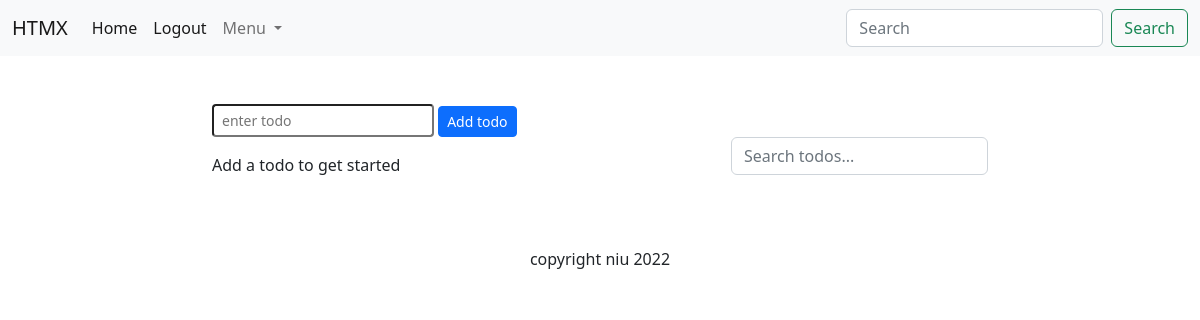
/todos/ (signed in), run on an earlier commit of the app's database.
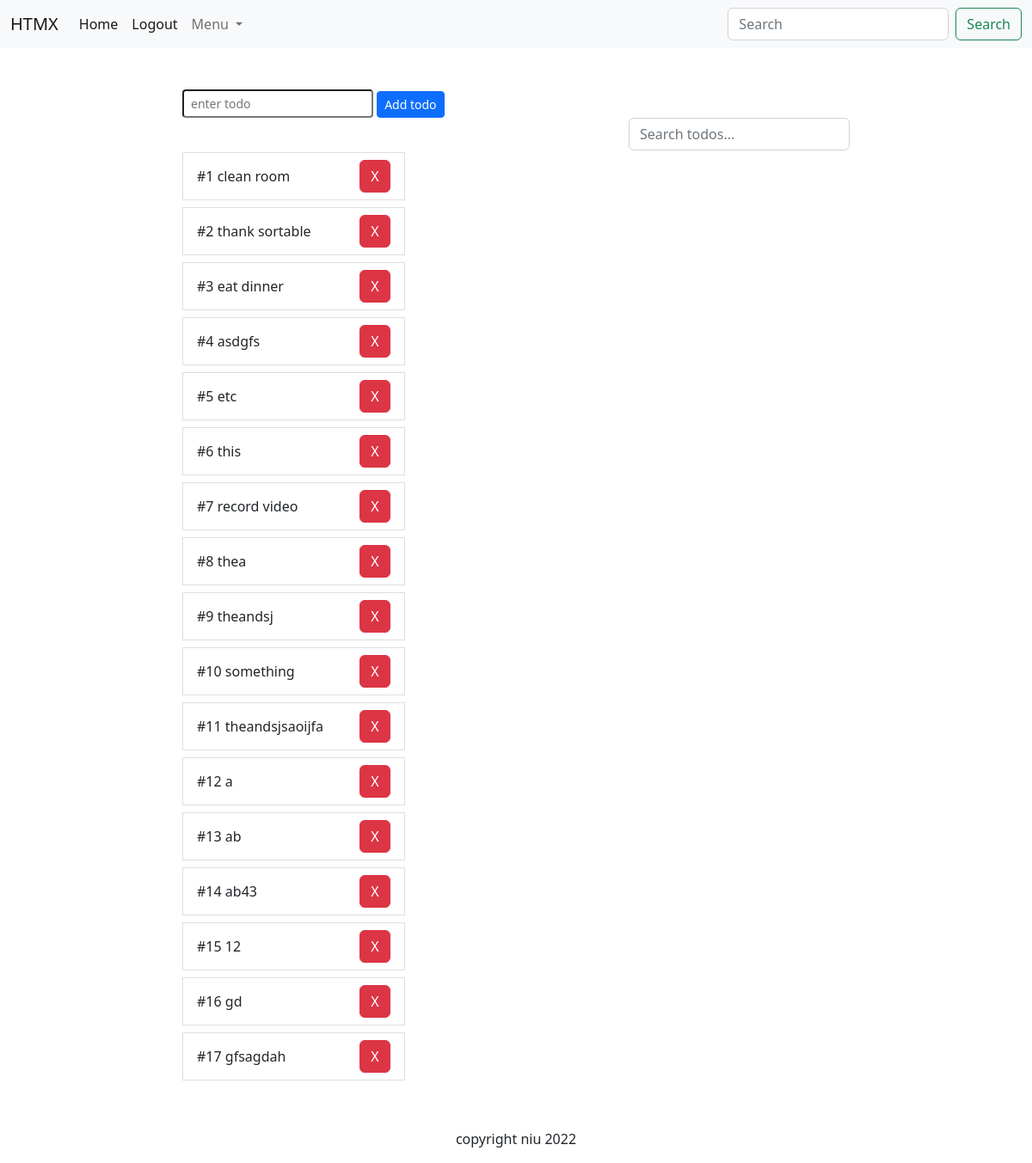
And on a later commit of the database.
### todos/models.py (models this page shows)
class UserTodos(models.Model):
    user = models.ForeignKey(User, on_delete=models.CASCADE)
    todo = models.ForeignKey(Todo, on_delete=models.CASCADE)
    order = models.PositiveSmallIntegerField()
    class Meta:
        ordering = ['order']

class Todo(models.Model):
    todo_body = models.CharField(max_length=128)
    users = models.ManyToManyField(User, related_name='todos', through='UserTodos')
    class Meta:
        ordering = [Lower("todo_body")]

### todos/views.py (the view)
# urls.py: path('todos/', include('todos.urls')),
@login_required
def todos(request):
    user = request.user
    todos = UserTodos.objects.prefetch_related('todo').filter(user=user)
    return render(request, 'todos/todos.html', {'todos': todos})

### templates/todos/todos.html (shortened to what this page needs)
{% extends 'base.html' %}
{% block content %}
<div class="container col-8 mt-5">
    <form hx-post="{% url 'add-todo' %}" hx-target="#todo-list">
        <input type="text" name="todo" class="form-control-sm mr-2" placeholder="enter todo">
        <button  type="submit" class="btn btn-primary btn-sm">Add todo</button>
    </form>
    <div id="todo-list">
        {% include 'todos/partials/todolist.html' %}
    </div>
</div>
{% endblock content %}

### templates/base.html (shortened to what this page needs)
{% load static %}
<!doctype html>
<html lang="en">
  <head>
    <link rel="stylesheet" href={% static 'css/global.css' %}/>
    <link href="https://cdn.jsdelivr.net/npm/bootstrap@5.2.0-beta1/dist/css/bootstrap.min.css" rel="stylesheet">
  </head>
  <body>
    {% include 'partials/navbar.html' %}
    {% block content %}{% endblock content %}
    {% include 'partials/footer.html' %}
  </body>
</html>

### templates/partials/navbar.html (shortened to what this page needs)
<nav class="navbar navbar-expand-lg bg-light">
    <div class="container-fluid">
      <a class="navbar-brand" href="{% url 'landing' %}">HTMX</a>
      <div class="collapse navbar-collapse" id="navbarSupportedContent">
        <ul class="navbar-nav me-auto mb-2 mb-lg-0">
          <li class="nav-item">
            <a class="nav-link active" aria-current="page" href="{% url 'landing' %}">Home</a>
          </li>
          {% if request.user.is_authenticated %}
            <li class="nav-item">
              <a class="nav-link active" aria-current="page" href="{% url 'logout' %}">Logout</a>
          </li>
          {% endif %}
          <li class="nav-item dropdown">
            <a class="nav-link dropdown-toggle" href="#" id="navbarDropdown" role="button" data-bs-toggle="dropdown" aria-expanded="false">
              Menu
            </a>
          </li>
        </ul>
        <form class="d-flex" role="search">
          <input class="form-control me-2" type="search" placeholder="Search" aria-label="Search">
          <button class="btn btn-outline-success" type="submit">Search</button>
        </form>
      </div>
    </div>
  </nav>

### templates/todos/partials/todolist.html (shortened to what this page needs)
<div class="d-flex justify-content-center">
    <section class="col-6">
        {% if todos %}
        <form class="sortable list-group col-8 mt-3" hx-trigger="end" hx-post="{% url 'sort_todos' %}" hx-target="#todo-list">
            {% for todo in todos  %}
                <div>
                    <li class="mb-2 list-group-item d-flex justify-content-between align-items-center">
                        #{{todo.order}} {{todo.todo.todo_body}}<span hx-delete="{% url 'delete-todo' todo.pk %}" hx-target="#todo-list" hx-confirm="Are you sure you wish to delete?" class="btn btn-small btn-danger">
                            X</span>
                    </li>
                </div>
            {% endfor %}
        </form>
        {% else %}
        <p class="mt-3">Add a todo to get started</p>
        {% endif %}
    </section>
    <section class="col-6">
        {% include 'todos/partials/search.html' %}
    </section>
</div>

### templates/todos/partials/search.html (shortened to what this page needs)
<div class="d-flex justify-content-end mb-4">
<form>
        <input
         class="form-control mr-sm-2" type="text" placeholder="Search todos..." aria-label="Search"
         hx-post='{% url "search_todos" %}'
         hx-target="#results"
         hx-trigger="keyup changed delay:500ms"
         name="search"
         >
</form>
</div>

### templates/partials/footer.html
<footer>
    <p class="text-center mt-5">copyright niu 2022</p>
</footer>

What changed in the data, as far as the page shows it:
added UserTodos: order "1", todo.todo_body "clean room"
added UserTodos: order "2", todo.todo_body "thank sortable"
added UserTodos: order "3", todo.todo_body "eat dinner"
added UserTodos: order "4", todo.todo_body "asdgfs"
added UserTodos: order "5", todo.todo_body "etc"
added UserTodos: order "6", todo.todo_body "this"
added UserTodos: order "7", todo.todo_body "record video"
added UserTodos: order "8", todo.todo_body "thea"
added UserTodos: order "9", todo.todo_body "theandsj"
added UserTodos: order "10", todo.todo_body "something"
added UserTodos: order "11", todo.todo_body "theandsjsaoijfa"
added UserTodos: order "12", todo.todo_body "a"
added UserTodos: order "13", todo.todo_body "ab"
added UserTodos: order "14", todo.todo_body "ab43"
added UserTodos: order "15", todo.todo_body "12"
added UserTodos: order "16", todo.todo_body "gd"
added UserTodos: order "17", todo.todo_body "gfsagdah"
Also different on the page:
text no longer shown: "Add a todo to get started"
